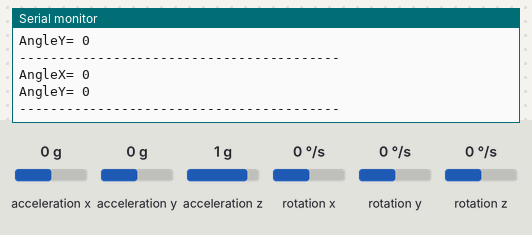
A sketch run on a simulated Arduino Uno, built with avr-gcc and run on an emulated ATmega328P. Shown: the last lines printed to the serial monitor. Wiring (inferred from the names in the program): MPU-6050 motion sensor at I2C address 0x68. Inputs (shaded band) come from the test bench; at power-on: acceleration x 0 g, acceleration y 0 g, acceleration z 1 g, rotation x 0 °/s, rotation y 0 °/s, rotation z 0 °/s.

Above: at 1.8 s.
1.9 s: acceleration x set to -1.4 g
At 2.4 s:
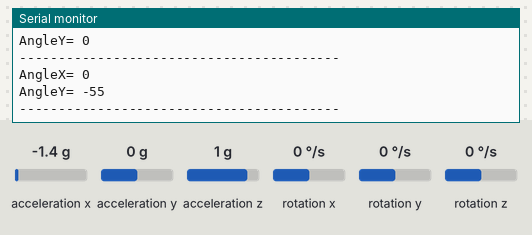
3.4 s: acceleration y set to -1.4 g
At 4.7 s:
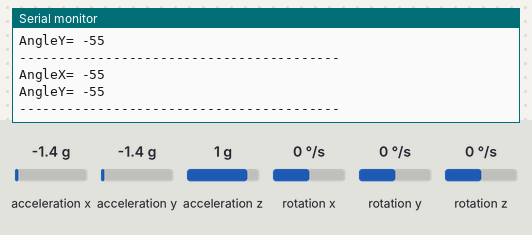
4.9 s: acceleration z set to -1.4 g
At 5.4 s:
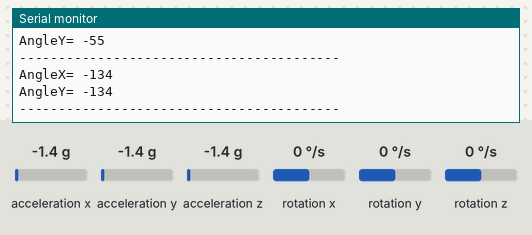
Timing chart, 0 to 7.9 s (numbered marks = the images above; inputs shaded):
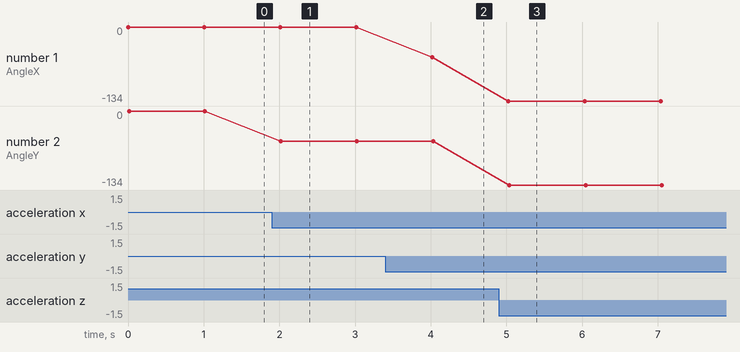

Measured:
- after the input at 1.9 s, the serial monitor: prints a new line after 0.12 s (image 1)
- after the input at 3.4 s, the serial monitor: prints a new line after 0.62 s (image 2)
- after the input at 4.9 s, the serial monitor: prints a new line after 0.12 s (image 3)
- plotted number 1: -55 → -134 after the input at 4.9 s
- plotted number 2: 0 → -55 after the input at 1.9 s, -55 → -134 after the input at 4.9 s

The sketch:

MPU6050.ino
```cpp
//VCC to 5V(MPU-6050 works with 3.3V but GY-521 increases it to 5V.),
//GND to GND,
//SCL to A5,
//SDA to A4,
//ADO to GND,
//INT to digital pin 2.

#include<Wire.h>

const int MPU_addr=0x68;
int16_t AcX,AcY,AcZ,Tmp,GyX,GyY,GyZ;

int minVal=265;
int maxVal=402;

double x;
double y;
double z;
int x1;
int y1;
int z1;
void setup(){
  Wire.begin();
  Wire.beginTransmission(MPU_addr);
  Wire.write(0x6B);
  Wire.write(0);
  Wire.endTransmission(true);
  Serial.begin(9600);
}
void loop(){
  Wire.beginTransmission(MPU_addr);
  Wire.write(0x3B);
  Wire.endTransmission(false);
  Wire.requestFrom(MPU_addr,14,true);
  AcX=Wire.read()<<8|Wire.read();
  AcY=Wire.read()<<8|Wire.read();
  AcZ=Wire.read()<<8|Wire.read();
    int xAng = map(AcX,minVal,maxVal,0,180);
    int yAng = map(AcY,minVal,maxVal,0,180);
    int zAng = map(AcZ,minVal,maxVal,0,180);

       x= RAD_TO_DEG * (atan2(-yAng, -zAng)+PI);
       x1 = x;
       if (x >= 180) {
        x1 = x - 360;
        }
       y= RAD_TO_DEG * (atan2(-xAng, -zAng)+PI);
       y1 = y;
       if (y >= 180) {
        y1 = y - 360;
        }
//       z= RAD_TO_DEG * (atan2(-yAng, -xAng)+PI);
//       z1 = z;
//       if (z >= 180) {
//        z1 = z - 360;
//        }

     Serial.print("AngleX= ");
     Serial.println(x1);

     Serial.print("AngleY= ");
     Serial.println(y1);

//     Serial.print("AngleZ= ");
//     Serial.println(z1);
     Serial.println("-----------------------------------------");
     delay(1000);
}
```
